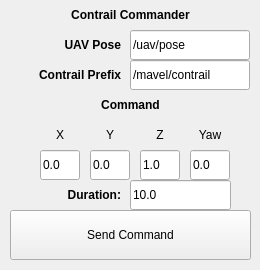
<?xml version="1.0" encoding="UTF-8"?>
<ui version="4.0">
 <class>ContrailCommander</class>
 <widget class="QWidget" name="ContrailCommander">
  <property name="geometry">
   <rect>
    <x>0</x>
    <y>0</y>
    <width>260</width>
    <height>270</height>
   </rect>
  </property>
  <property name="sizePolicy">
   <sizepolicy hsizetype="Preferred" vsizetype="Preferred">
    <horstretch>0</horstretch>
    <verstretch>0</verstretch>
   </sizepolicy>
  </property>
  <property name="minimumSize">
   <size>
    <width>260</width>
    <height>270</height>
   </size>
  </property>
  <property name="windowTitle">
   <string>Mantis Commander</string>
  </property>
  <widget class="QLabel" name="label_title">
   <property name="geometry">
    <rect>
     <x>10</x>
     <y>0</y>
     <width>241</width>
     <height>30</height>
    </rect>
   </property>
   <property name="font">
    <font>
     <weight>75</weight>
     <bold>true</bold>
    </font>
   </property>
   <property name="text">
    <string>Contrail Commander</string>
   </property>
   <property name="alignment">
    <set>Qt::AlignCenter</set>
   </property>
  </widget>
  <widget class="QLineEdit" name="textbox_pose">
   <property name="geometry">
    <rect>
     <x>130</x>
     <y>30</y>
     <width>120</width>
     <height>30</height>
    </rect>
   </property>
   <property name="text">
    <string>/uav/pose</string>
   </property>
   <property name="placeholderText">
    <string>/mavros</string>
   </property>
  </widget>
  <widget class="QLabel" name="label_command">
   <property name="geometry">
    <rect>
     <x>10</x>
     <y>90</y>
     <width>241</width>
     <height>30</height>
    </rect>
   </property>
   <property name="font">
    <font>
     <weight>75</weight>
     <bold>true</bold>
    </font>
   </property>
   <property name="text">
    <string>Command</string>
   </property>
   <property name="alignment">
    <set>Qt::AlignCenter</set>
   </property>
  </widget>
  <widget class="QPushButton" name="button_send_command">
   <property name="enabled">
    <bool>true</bool>
   </property>
   <property name="geometry">
    <rect>
     <x>10</x>
     <y>210</y>
     <width>241</width>
     <height>50</height>
    </rect>
   </property>
   <property name="text">
    <string>Send Command</string>
   </property>
  </widget>
  <widget class="QLineEdit" name="textbox_contrail">
   <property name="geometry">
    <rect>
     <x>130</x>
     <y>60</y>
     <width>120</width>
     <height>30</height>
    </rect>
   </property>
   <property name="text">
    <string>/mavel/contrail</string>
   </property>
   <property name="placeholderText">
    <string>/mavros</string>
   </property>
  </widget>
  <widget class="QLabel" name="label_name">
   <property name="geometry">
    <rect>
     <x>10</x>
     <y>30</y>
     <width>111</width>
     <height>30</height>
    </rect>
   </property>
   <property name="font">
    <font>
     <weight>75</weight>
     <bold>true</bold>
    </font>
   </property>
   <property name="text">
    <string>UAV Pose</string>
   </property>
   <property name="alignment">
    <set>Qt::AlignRight|Qt::AlignTrailing|Qt::AlignVCenter</set>
   </property>
  </widget>
  <widget class="QLabel" name="label_contrail">
   <property name="geometry">
    <rect>
     <x>10</x>
     <y>60</y>
     <width>111</width>
     <height>30</height>
    </rect>
   </property>
   <property name="font">
    <font>
     <weight>75</weight>
     <bold>true</bold>
    </font>
   </property>
   <property name="text">
    <string>Contrail Prefix</string>
   </property>
   <property name="alignment">
    <set>Qt::AlignRight|Qt::AlignTrailing|Qt::AlignVCenter</set>
   </property>
  </widget>
  <widget class="QLineEdit" name="textbox_goto_pos_y">
   <property name="geometry">
    <rect>
     <x>90</x>
     <y>150</y>
     <width>40</width>
     <height>30</height>
    </rect>
   </property>
   <property name="text">
    <string>0.0</string>
   </property>
   <property name="placeholderText">
    <string>/mavros</string>
   </property>
  </widget>
  <widget class="QLineEdit" name="textbox_goto_pos_x">
   <property name="geometry">
    <rect>
     <x>40</x>
     <y>150</y>
     <width>40</width>
     <height>30</height>
    </rect>
   </property>
   <property name="text">
    <string>0.0</string>
   </property>
   <property name="placeholderText">
    <string>/mavros</string>
   </property>
  </widget>
  <widget class="QLineEdit" name="textbox_goto_pos_z">
   <property name="geometry">
    <rect>
     <x>140</x>
     <y>150</y>
     <width>40</width>
     <height>30</height>
    </rect>
   </property>
   <property name="text">
    <string>1.0</string>
   </property>
   <property name="placeholderText">
    <string>/mavros</string>
   </property>
  </widget>
  <widget class="QLineEdit" name="textbox_goto_yaw">
   <property name="geometry">
    <rect>
     <x>190</x>
     <y>150</y>
     <width>40</width>
     <height>30</height>
    </rect>
   </property>
   <property name="text">
    <string>0.0</string>
   </property>
   <property name="placeholderText">
    <string>/mavros</string>
   </property>
  </widget>
  <widget class="QLabel" name="label_command_2">
   <property name="geometry">
    <rect>
     <x>40</x>
     <y>120</y>
     <width>40</width>
     <height>30</height>
    </rect>
   </property>
   <property name="font">
    <font>
     <weight>50</weight>
     <bold>false</bold>
    </font>
   </property>
   <property name="text">
    <string>X</string>
   </property>
   <property name="alignment">
    <set>Qt::AlignCenter</set>
   </property>
  </widget>
  <widget class="QLabel" name="label_command_3">
   <property name="geometry">
    <rect>
     <x>90</x>
     <y>120</y>
     <width>40</width>
     <height>30</height>
    </rect>
   </property>
   <property name="font">
    <font>
     <weight>50</weight>
     <bold>false</bold>
    </font>
   </property>
   <property name="text">
    <string>Y</string>
   </property>
   <property name="alignment">
    <set>Qt::AlignCenter</set>
   </property>
  </widget>
  <widget class="QLabel" name="label_command_4">
   <property name="geometry">
    <rect>
     <x>140</x>
     <y>120</y>
     <width>40</width>
     <height>30</height>
    </rect>
   </property>
   <property name="font">
    <font>
     <weight>50</weight>
     <bold>false</bold>
    </font>
   </property>
   <property name="text">
    <string>Z</string>
   </property>
   <property name="alignment">
    <set>Qt::AlignCenter</set>
   </property>
  </widget>
  <widget class="QLabel" name="label_command_5">
   <property name="geometry">
    <rect>
     <x>190</x>
     <y>120</y>
     <width>40</width>
     <height>30</height>
    </rect>
   </property>
   <property name="font">
    <font>
     <weight>50</weight>
     <bold>false</bold>
    </font>
   </property>
   <property name="text">
    <string>Yaw</string>
   </property>
   <property name="alignment">
    <set>Qt::AlignCenter</set>
   </property>
  </widget>
  <widget class="QLabel" name="label_command_8">
   <property name="geometry">
    <rect>
     <x>30</x>
     <y>180</y>
     <width>91</width>
     <height>30</height>
    </rect>
   </property>
   <property name="font">
    <font>
     <weight>75</weight>
     <bold>true</bold>
    </font>
   </property>
   <property name="text">
    <string>Duration:</string>
   </property>
   <property name="alignment">
    <set>Qt::AlignRight|Qt::AlignTrailing|Qt::AlignVCenter</set>
   </property>
  </widget>
  <widget class="QLineEdit" name="textbox_goto_duration">
   <property name="geometry">
    <rect>
     <x>130</x>
     <y>180</y>
     <width>101</width>
     <height>30</height>
    </rect>
   </property>
   <property name="text">
    <string>10.0</string>
   </property>
   <property name="placeholderText">
    <string>/mavros</string>
   </property>
  </widget>
 </widget>
 <resources/>
 <connections/>
</ui>
